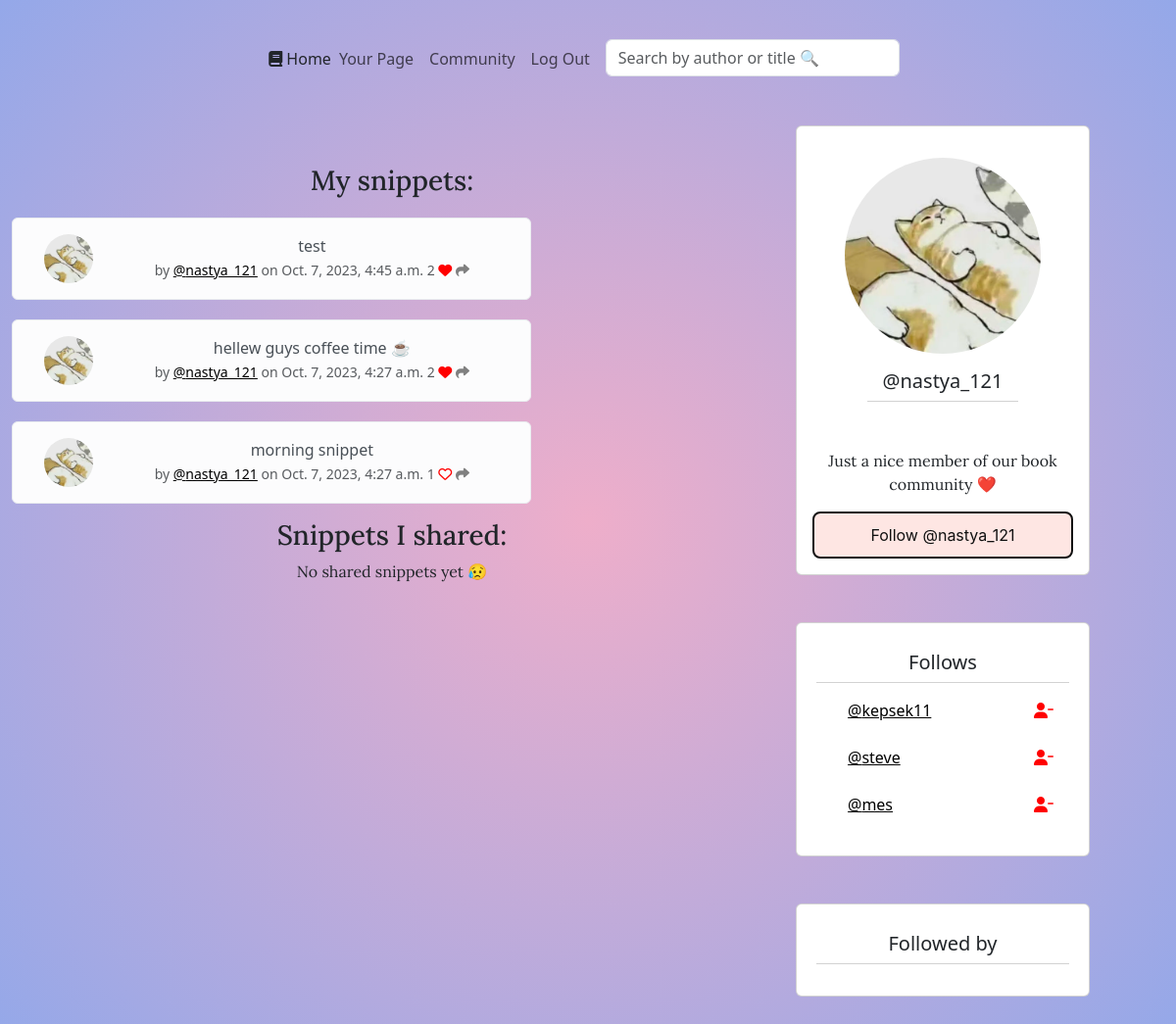
/members/profile/14 (signed in), run on an earlier commit of the app's database.
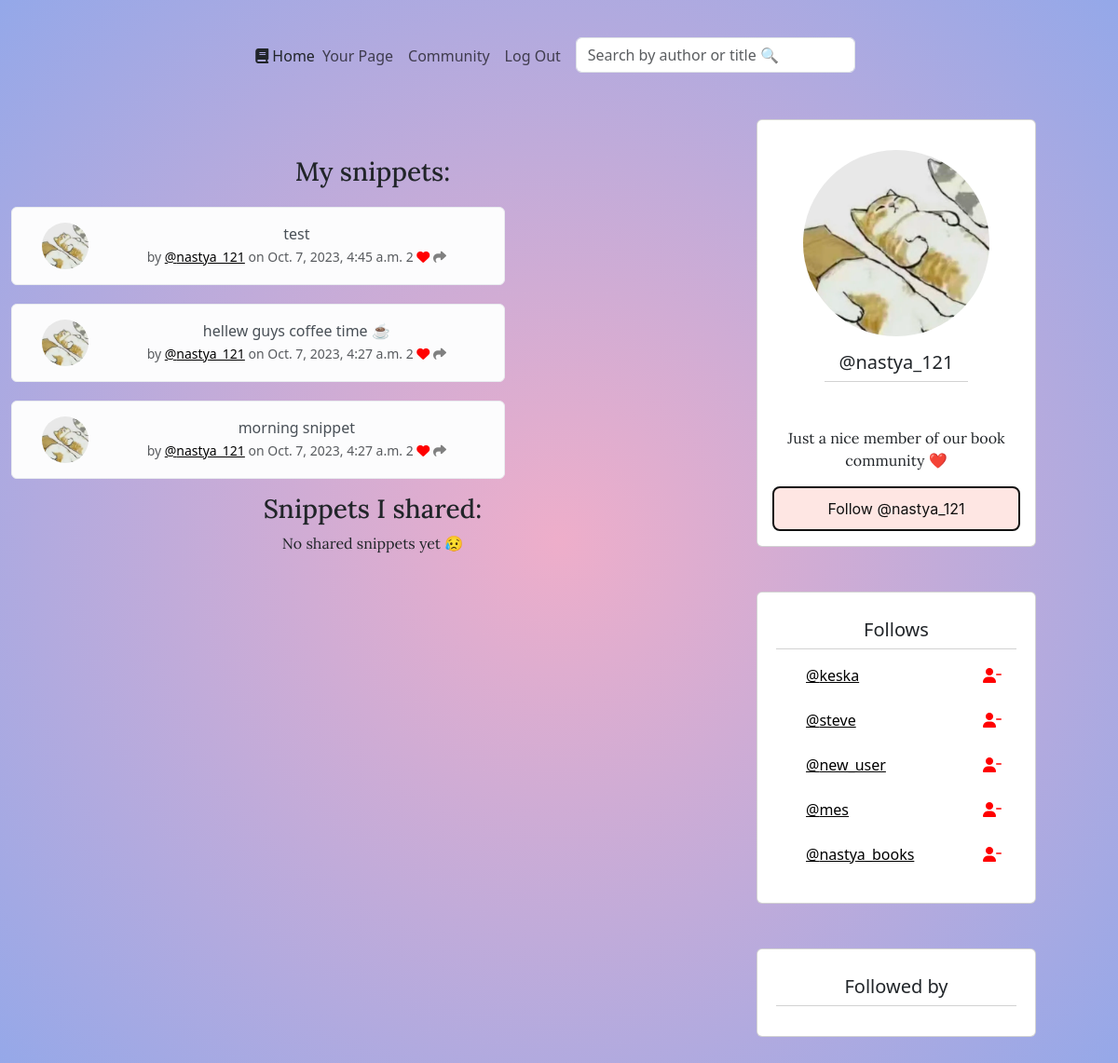
And on a later commit of the database.
### members/models.py (models this page shows, shortened)
class Snippet(models.Model):
    user = models.ForeignKey(User, related_name="snippets", on_delete=models.DO_NOTHING)
    body = models.CharField(max_length=300)
    created_at = models.DateTimeField(auto_now_add=True)
    likes = models.ManyToManyField(User, related_name="snippet_like", blank=True)
    def number_of_likes(self):
        return self.likes.count()

class Profile(models.Model):
    user = models.OneToOneField(User, on_delete=models.CASCADE)
    follows = models.ManyToManyField("self",
                                     related_name="followed_by",
                                     symmetrical=False,
                                     blank=True)
    date_modified = models.DateTimeField(User, auto_now=True)
    profile_image = models.ImageField(null=True, blank=True, upload_to="images")
    profile_bio = models.CharField(null=True, blank=True, max_length=500)
    homepage_link = models.CharField(null=True, blank=True, max_length=100)
    instagram_link = models.CharField(null=True, blank=True, max_length=100)
    facebook_link = models.CharField(null=True, blank=True, max_length=100)
    def __str__(self):
        return self.user.username

### members/views.py (the view, shortened to what this page needs)
# urls.py: path('profile/<int:pk>', views.profile, name="profile"),
def profile(request, pk):
    if request.user.is_authenticated:
        profile = Profile.objects.get(user_id=pk)
        user_snippets = Snippet.objects.filter(user_id=pk).order_by("-created_at")
        shared_snippets = SharedSnippet.objects.filter(user_id=pk).order_by("-shared_at")
        return render(request, "profiles/profile.html", {"profile": profile, "user_snippets": user_snippets, "shared_snippets": shared_snippets})
    else:
        messages.success(request, "You must be logged in to view this page.")
        return redirect('welcome_page')

### members/templates/profiles/profile.html (shortened to what the changed rows need)
{% extends "base.html" %}
{% block content %}
{% if profile %}
<div class="container-xxl text-center">
    <div class="row">
        <div class="col-8 justify-content-center mx-auto my-5 text-center">
            {% if user_snippets %}
            {% for snippet in user_snippets %}
            <div class="alert alert-light" role="alert">
                <div class="container">
                    <div class="row">
                        <div class="col-2">
                            {% if profile.profile_image %}
                            <img class="profile-image-snippet" src="{{ profile.profile_image.url }}">
                            {% endif %}
                        </div>
                        <div class="col-10">
                            {{ snippet.body }} <br/>
                            <small class="text-muted"> by <a href="{% url 'profile' snippet.user.profile.user.id %}">
                                @{{ snippet.user.username }}</a> on
                                {{ snippet.created_at }}
                                {{ snippet.number_of_likes }}
                                {% if user in snippet.likes.all %}
                                <a href="{% url 'snippet_like' snippet.id %}"><i class="fa-solid fa-heart"
                                                                                 style="color:red"></i></a>
                                {% else %}
                                <a href="{% url 'snippet_like' snippet.id %}"><i class="fa-regular fa-heart"
                                                                                 style="color:red"></i></a>
                                {% endif %}
                                <a href="{% url 'snippet_share' snippet.id %}"><i class="fa-solid fa-share"
                                                                                  style="color:gray"></i></a>
                            </small>
                        </div>
                    </div>
                </div>
            </div>
            {% endfor %}
            {% else %}
            <p>No posted snippets yet 😥</p>
            {% endif %}
        </div>
        <div class="col-4">
            <div class="card mt-3 mb-5">
                <div class="card-body">
                    <div class="card-text">
                        {% if profile.follows %}
                        {% for following in user.profile.follows.all %}
                        <div class="d-flex justify-content-between align-items-center">
                            <div class="d-flex align-items-center">
                                <a class="mx-3" href="{% url 'profile' following.user.id %}">@{{ following }}</a>
                            </div>
                            <a href="{% url 'unfollow' following.user.id %}">
                                <i class="fa-solid fa-user-minus" style="color:red"></i>
                            </a>
                        </div>
                        <br/>
                        {% endfor %}
                        {% else %}
                        <p><b>{{ profile.user.username }}</b> doesn't follow anyone 😔</p>
                        {% endif %}
                    </div>
                </div>
            </div>
                </div>
            </div>
        </div>
{% endif %}
{% endblock %}

What changed in the data, as far as the page shows it:
no longer on this page (row edited): Profile: user.username "kepsek11"
computed for Snippet "morning snippet": number_of_likes "1" → "2"
now on this page (row edited): Profile: user.username "keska"
now on this page (row unchanged): Profile: user.username "new_user"
now on this page (row edited): Profile: user.username "nastya_books"
